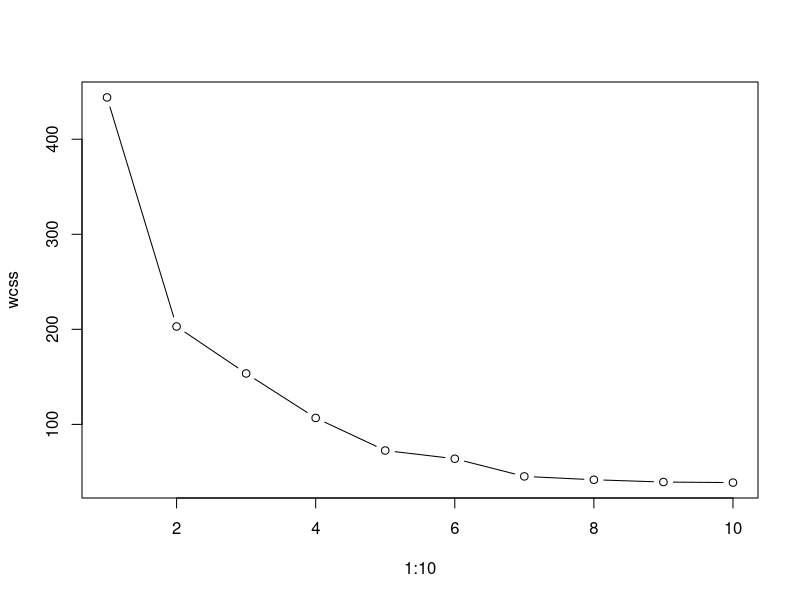
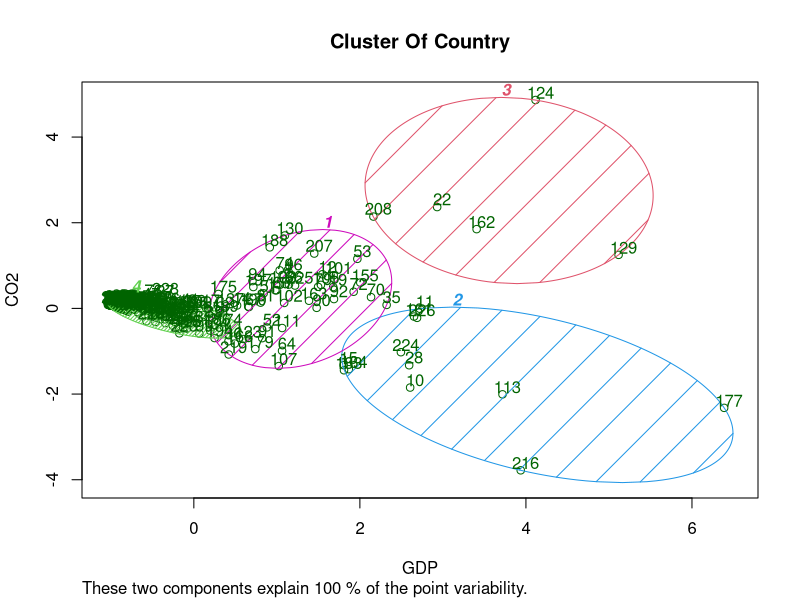

Recreate these plots in R, in order.
dataset<-read.csv('Data.csv')

# 1. Use spread from the tidyr package to make 1 row for each country and two columns with 
#    GDP per capita and CO2 per capita

install.packages('tidyr')
library(tidyr)

dataset1<-t(spread(dataset,key = CountryName,value = Value))

#Alternative Aproach
dataset<-read.csv('Data.csv')
dataset<-spread(dataset,key = IndicatorName,value = Value)


# 2. Update column names to be easier to use

dataset<-setNames(dataset,c('Country','CO2','GDP'))

# 3. Remove countries which have missing

dataset<- na.omit(dataset)
# 4. Add columns with normalised variables which have a mean of 0 and a variance of 1

#Normalize to Mean 0 , Variance 1

# dataset_without_NA$GDP_Norm <- (dataset_without_NA$GDP - mean(dataset_without_NA$GDP)/sd(dataset_without_NA$GDP))
# 
# dataset_without_NA$CO2_Norm <- (dataset_without_NA$CO2 - mean(dataset_without_NA$CO2)/sd(dataset_without_NA$CO2))

dataset$gdp_norm = (dataset$GDP - mean(dataset$GDP))/sd(dataset$GDP)
dataset$co2_norm = (dataset$CO2 - mean(dataset$CO2))/sd(dataset$CO2)


# 5. Plot the elbow curve for these normalised variables to determine how many clusters to use

data_norm=subset(dataset,select = c('gdp_norm','co2_norm'))

wcss<-vector()
for (i in 1:10) wcss[i]<-sum(kmeans(data_norm,i)$withinss)
plot(1:10,wcss,type='b')

# 6. Create k-means clusters
set.seed(123)
kmeans<-kmeans(data_norm,4,iter.max = 500,nstart = 10)

# 7. Plot the k-means clusters using clusplot

library(cluster)
clusplot(data_norm,kmeans$cluster,lines = 0,shade = TRUE,color = TRUE,
         labels = 2,plotchar = FALSE,span = TRUE,main = "Cluster Of Country",
         xlab = "GDP",ylab = "CO2")


# 8: calculate average gdp, average co2 and number of countries by cluster

library(dplyr)
dataset$cluster = kmeans$cluster
dataset_summary = dataset %>% 
  group_by(cluster) %>% 
  summarise(avg_gdp = mean(GDP),
            avg_co2 = mean(CO2),
            number_countries = n())
View(dataset %>% arrange(cluster))

